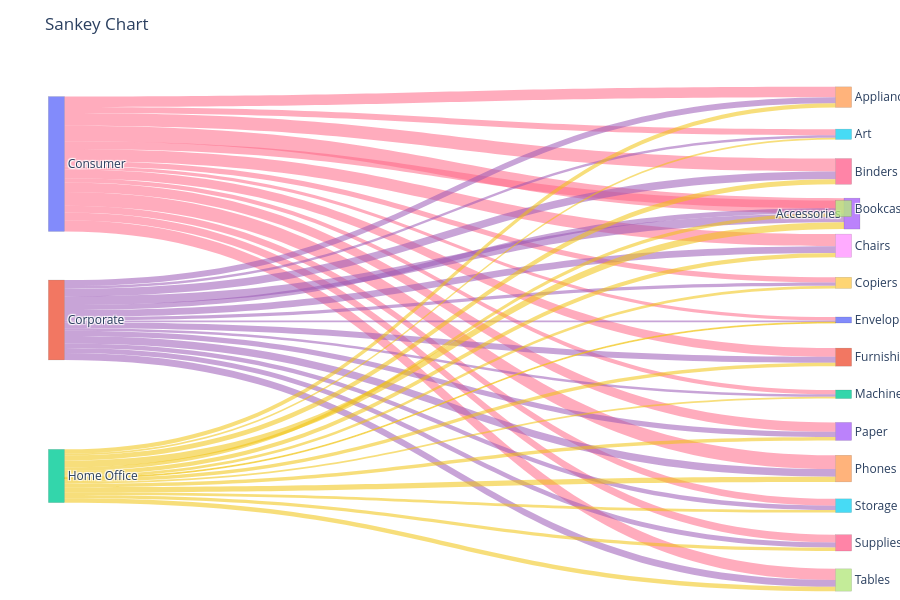

The cell this chart's notebook holds for it:
### Markdown cell above
## Gráficos de flujo (Sankey)

### Code cell
import plotly.graph_objects as go

# -----------------------------
# 1) Nodos (izquierda y derecha)
# -----------------------------
left = ["Consumer", "Corporate", "Home Office"]
right = [
    "Accessories", "Appliances", "Art", "Binders", "Bookcases", "Chairs",
    "Copiers", "Envelopes", "Furnishings", "Machines", "Paper",
    "Phones", "Storage", "Supplies", "Tables"
]

labels = left + right

# Para ubicar visualmente (tipo columna izquierda vs derecha)
# (No es obligatorio, pero ayuda a que se parezca mucho más al ejemplo)
x = [0.02]*len(left) + [0.98]*len(right)
y_left  = [0.2, 0.5, 0.8]  # posiciones de los 3 segmentos
y_right = [i/(len(right)-1) for i in range(len(right))]  # distribuye categorías
y = y_left + y_right

# -----------------------------
# 2) Links (flujos)
# -----------------------------
# source: índice del nodo origen
# target: índice del nodo destino
# value : magnitud del flujo

source = []
target = []
value  = []
link_colors = []

# Colores por segmento (para parecerse a imagen 2)
seg_color = {
    "Consumer": "rgba(255,105,135,0.55)",     # rosado
    "Corporate": "rgba(155,89,182,0.55)",     # morado
    "Home Office": "rgba(241,196,15,0.55)",   # amarillo
}

# Valores ficticios (puedes reemplazar por tus datos reales)
flows = {
    "Consumer":   [18, 12,  7, 15,  9, 14,  6,  4, 10,  5, 11, 16,  8,  9, 13],
    "Corporate":  [10,  7,  3,  9,  6,  8,  4,  2,  7,  3,  6,  9,  5,  6,  8],
    "Home Office":[ 8,  5,  2,  6,  4,  5,  3,  1,  4,  2,  4,  6,  3,  4,  5],
}

for seg_i, seg in enumerate(left):
    for j, cat in enumerate(right):
        source.append(seg_i)                       # Consumer/Corporate/Home Office
        target.append(len(left) + j)               # categoría
        value.append(flows[seg][j])
        link_colors.append(seg_color[seg])

# -----------------------------
# 3) Figura
# -----------------------------
fig = go.Figure(data=[go.Sankey(
    arrangement="fixed",  # respeta tus x,y (si lo quieres bien “columna izquierda/derecha”)
    node=dict(
        pad=18,
        thickness=16,
        line=dict(color="rgba(0,0,0,0.2)", width=0.5),
        label=labels,
        x=x,
        y=y
    ),
    link=dict(
        source=source,
        target=target,
        value=value,
        color=link_colors
    )
)])

fig.update_layout(
    title="Sankey Chart",
    font=dict(size=12),
    height=600,
    margin=dict(l=40, r=40, t=60, b=20)
)

fig.show()

### Figure 1 — Plotly figure (JSON) as saved in the notebook; plotly's stock layout.template omitted (floating-point values rounded to 4 significant figures)
{"data": [{"arrangement": "fixed", "link": {"color": ["rgba(255,105,135,0.55)", "rgba(255,105,135,0.55)", "rgba(255,105,135,0.55)", "rgba(255,105,135,0.55)", "rgba(255,105,135,0.55)", "rgba(255,105,135,0.55)", "rgba(255,105,135,0.55)", "rgba(255,105,135,0.55)", "rgba(255,105,135,0.55)", "rgba(255,105,135,0.55)", "rgba(255,105,135,0.55)", "rgba(255,105,135,0.55)", "rgba(255,105,135,0.55)", "rgba(255,105,135,0.55)", "rgba(255,105,135,0.55)", "rgba(155,89,182,0.55)", "rgba(155,89,182,0.55)", "rgba(155,89,182,0.55)", "rgba(155,89,182,0.55)", "rgba(155,89,182,0.55)", "rgba(155,89,182,0.55)", "rgba(155,89,182,0.55)", "rgba(155,89,182,0.55)", "rgba(155,89,182,0.55)", "rgba(155,89,182,0.55)", "rgba(155,89,182,0.55)", "rgba(155,89,182,0.55)", "rgba(155,89,182,0.55)", "rgba(155,89,182,0.55)", "rgba(155,89,182,0.55)", "rgba(241,196,15,0.55)", "rgba(241,196,15,0.55)", "rgba(241,196,15,0.55)", "rgba(241,196,15,0.55)", "rgba(241,196,15,0.55)", "rgba(241,196,15,0.55)", "rgba(241,196,15,0.55)", "rgba(241,196,15,0.55)", "rgba(241,196,15,0.55)", "rgba(241,196,15,0.55)", "rgba(241,196,15,0.55)", "rgba(241,196,15,0.55)", "rgba(241,196,15,0.55)", "rgba(241,196,15,0.55)", "rgba(241,196,15,0.55)"], "source": [0, 0, 0, 0, 0, 0, 0, 0, 0, 0, 0, 0, 0, 0, 0, 1, 1, 1, 1, 1, 1, 1, 1, 1, 1, 1, 1, 1, 1, 1, 2, 2, 2, 2, 2, 2, 2, 2, 2, 2, 2, 2, 2, 2, 2], "target": [3, 4, 5, 6, 7, 8, 9, 10, 11, 12, 13, 14, 15, 16, 17, 3, 4, 5, 6, 7, 8, 9, 10, 11, 12, 13, 14, 15, 16, 17, 3, 4, 5, 6, 7, 8, 9, 10, 11, 12, 13, 14, 15, 16, 17], "value": [18, 12, 7, 15, 9, 14, 6, 4, 10, 5, 11, 16, 8, 9, 13, 10, 7, 3, 9, 6, 8, 4, 2, 7, 3, 6, 9, 5, 6, 8, 8, 5, 2, 6, 4, 5, 3, 1, 4, 2, 4, 6, 3, 4, 5]}, "node": {"label": ["Consumer", "Corporate", "Home Office", "Accessories", "Appliances", "Art", "Binders", "Bookcases", "Chairs", "Copiers", "Envelopes", "Furnishings", "Machines", "Paper", "Phones", "Storage", "Supplies", "Tables"], "line": {"color": "rgba(0,0,0,0.2)", "width": 0.5}, "pad": 18, "thickness": 16, "x": [0.02, 0.02, 0.02, 0.98, 0.98, 0.98, 0.98, 0.98, 0.98, 0.98, 0.98, 0.98, 0.98, 0.98, 0.98, 0.98, 0.98, 0.98], "y": [0.2, 0.5, 0.8, 0, 0.07143, 0.1429, 0.2143, 0.2857, 0.3571, 0.4286, 0.5, 0.5714, 0.6429, 0.7143, 0.7857, 0.8571, 0.9286, 1]}, "type": "sankey"}], "layout": {"font": {"size": 12}, "height": 600, "margin": {"b": 20, "l": 40, "r": 40, "t": 60}, "title": {"text": "Sankey Chart"}}}
